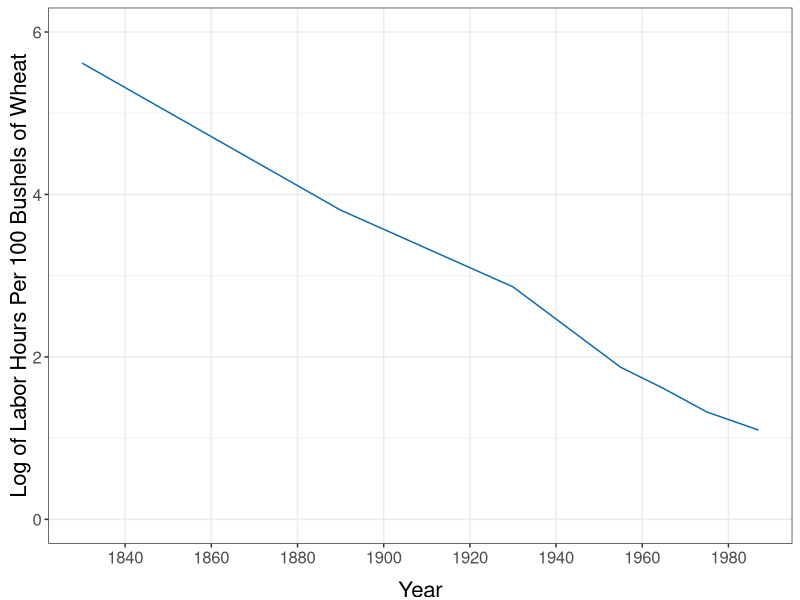
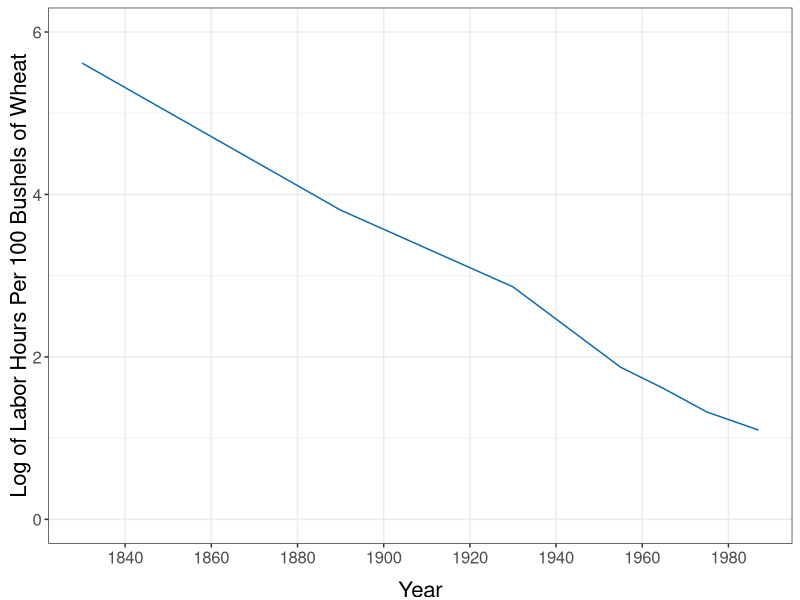

Write the R code that produced these figures, in order.
#Graph Designer: Scott Cohn 
#Authors: Bowles and Halliday
#Title: Coordination, Conflict and Competition: A Text in Microeconomics


# Setup -------------------------------------------------------------------

library(shape)
library(tidyverse)
library(lubridate)
library(scales)

COL <- c("#7fc97f", "#beaed4", "#fdc086", "#ffff99", "#386cb0", "#f0027f", "#bf5b17", "#666666")
COLA <- c("#e0f3db", "#99d8c9","#66c2a4","#41ae76", "#238b45", "#005824")
COLB <- c("#c6dbef", "#4eb3d3", "#2b8cbe", "#0868ac","#084081")
COLC <- c("#fcfbfd", "#efedf5", "#dadaeb", "#bcbddc", "#9e9ac8", "#807dba", "#6a51a3", "#54278f", "#3f007d")

# Import Data -------------------------------------------------------------

ag_data <- read_csv("specprodexch/ag_data.csv")

ag_data[["lnHoursPerBushel"]] <- log(ag_data[["HoursPerBushel"]])
ag_data[["lnBushelsPerHourLabor"]] <- log(ag_data[["BushelsPerHourLabor"]])
ag_data[["lnHoursPer100Bushels"]] <- log(ag_data[["HoursPer100Bushels"]])


# Plot --------------------------------------------------------------------

ag_data %>% ggplot(mapping = aes(x = Year, y = lnHoursPer100Bushels)) +  
    labs(x = "Year", y = "Log of Labor Hours Per 100 Bushels of Wheat") + 
    geom_line(color = COLB[4]) + 
    scale_x_continuous(breaks = pretty(ag_data[["Year"]], n = 10)) +
    theme_bw() + 
    ylim(0, 6) + 
    theme(legend.position = "none", 
          legend.title = element_blank(), 
          axis.title.y = element_text(size = 16, vjust = 0.5),
          axis.title.x = element_text(size = 16, vjust = -1),
          legend.text = element_blank(),
          axis.text.x = element_text(size = 12),
          axis.text.y = element_text(size = 12),
          panel.grid.minor.x = element_blank()
    ) 

# Save as PDF -------------------------------------------------------------

ggsave("specprodexch/loghours_per_100bushel_line.pdf", width = 7, height = 7)
